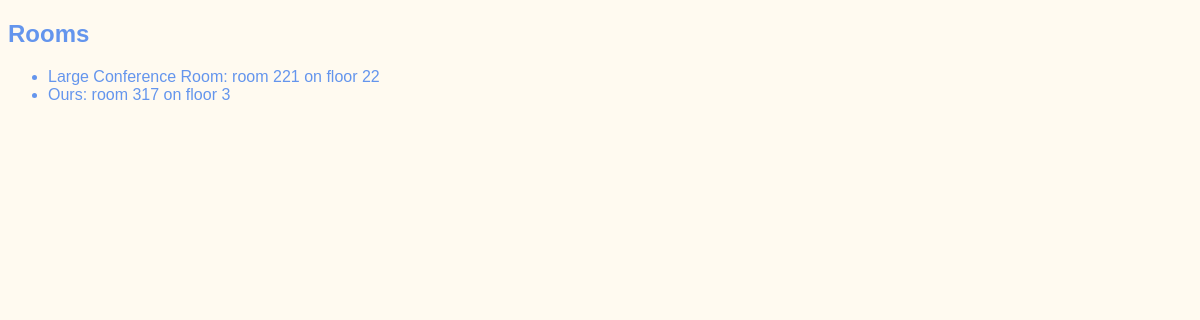
The page /meetings/rooms on the database as committed earlier.
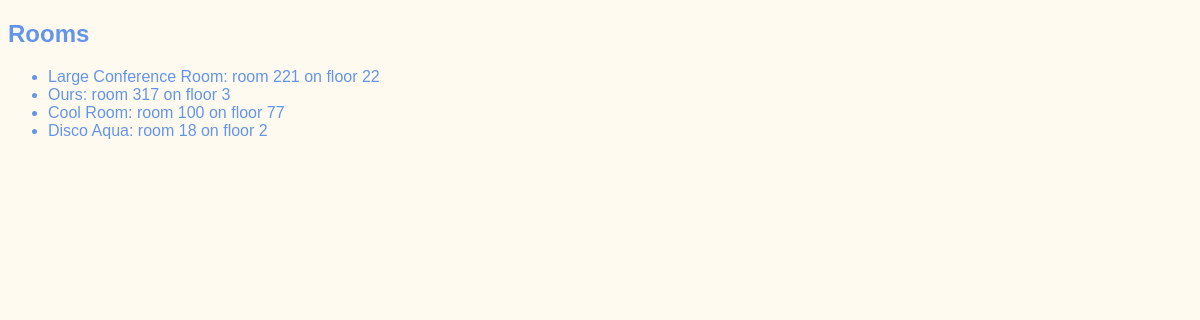
The same page on the database as committed later.
### meetings/models.py (models this page shows)
class Room(models.Model):
    name = models.CharField(max_length=50)
    floor = models.IntegerField()
    room_number = models.IntegerField()
    def __str__(self):
        return f'{self.name}: room {self.room_number} on floor {self.floor}'

### meetings/views.py (the view)
# urls.py: path('rooms', views.rooms_list, name="rooms"),
def rooms_list(request):
    return render(request, "meetings/rooms_list.html", {"rooms": Room.objects.all()})

### meetings/templates/meetings/rooms_list.html (shortened to what this page needs)
{% extends "base.html" %}
{% block content %}
<h2>
    Rooms
</h2>
<ul>
{% for room in rooms %}
    <li>
        {{ room }}
    </li>
{% endfor %}
</ul>
{% endblock %}

Rows that differ between the two databases and show on the page:
added Room: name+room_number+floor "Cool Room: room 100 on floor 77"
added Room: name+room_number+floor "Disco Aqua: room 18 on floor 2"
